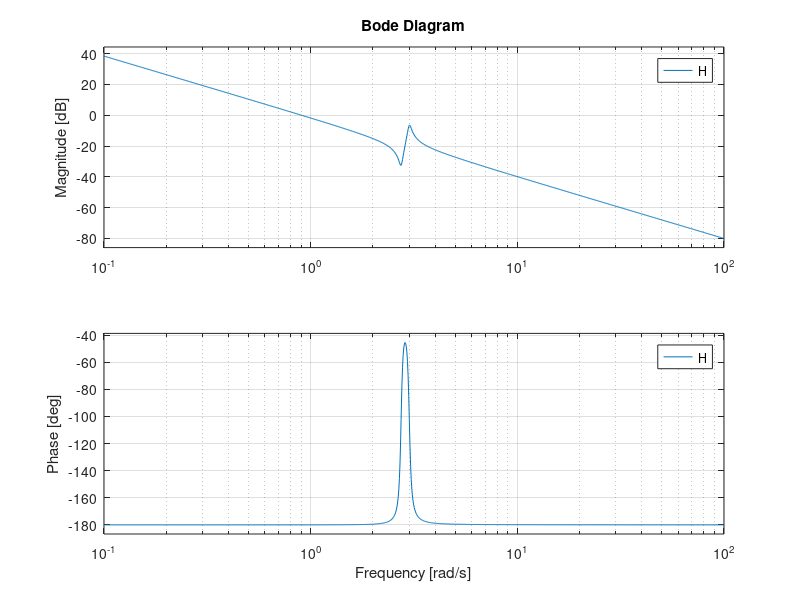
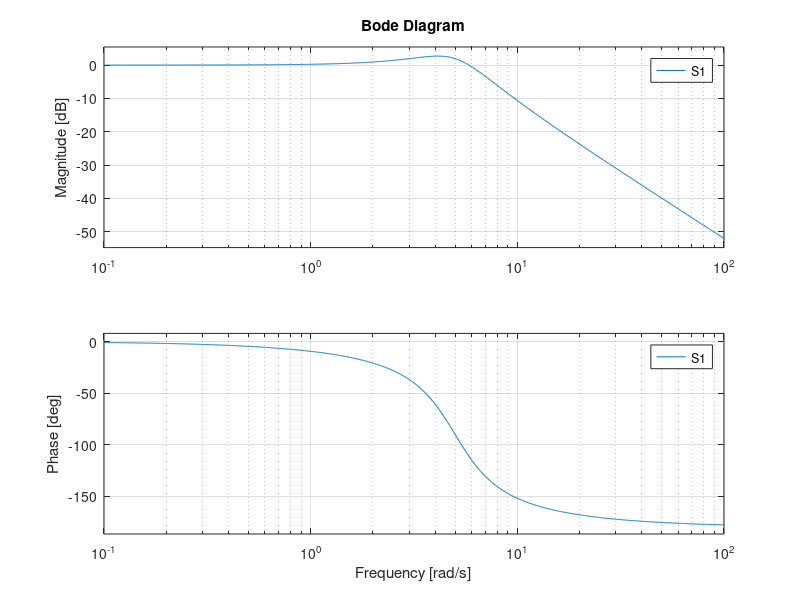
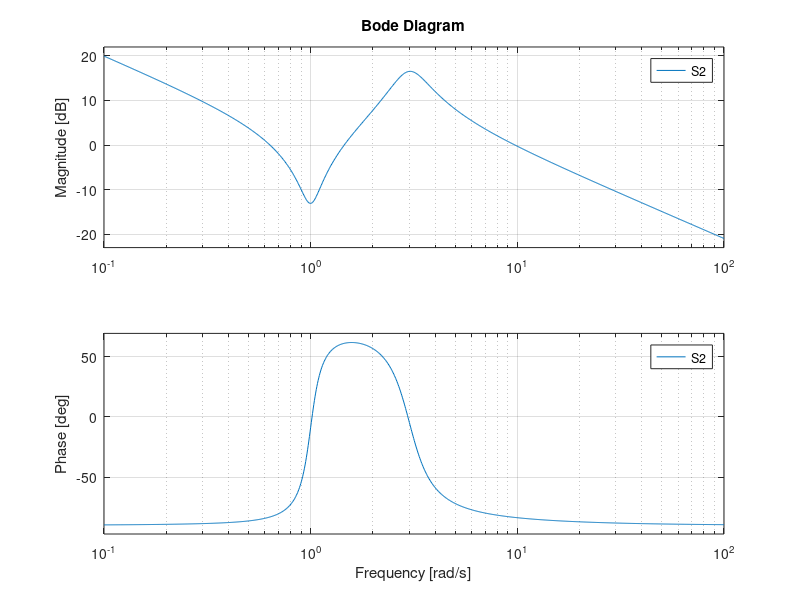

Reproduce these figures in MATLAB, in order. (Note: this script raises an error after producing the figures.)
clc; clear;
% ESET 462 - Lab 7
% Keith Fritz

% ~~~~~Section 1: Bode Diagram~~~~~
% Example
H = tf([1 0.1 7.5],[1 0.12 9 0 0]);
figure(1)
bode(H)
% System I)
S1 = tf([25],[1 4 25]);
figure(2)
bode(S1)
% System II)
S2 = tf([9 1.8 9],[1 1.2 9 0]);
figure(3)
bode(S2)
% System III)
A = [0 -1; -25 -4];
B = [1 1; 0 1];
C = [1 0; 0 1];
D = [0];
figure(4)
bode(A,B,C,D)


% ~~~~~Section 2: PID Control Loop with Dead Time~~~~~
s = tf('s');
% Example
P = exp(-2.6*s)*(s+3) / (s^2+0.3*s+1);
C = 0.06 * (1 + 1/s);
T = feedback(P*C,1)
figure(5)
step(T)
% System I)
P1 = exp(0*s)*(s+3) / (s^2+0.3*s+1);
C1 = 0.06 * (1 + 1/s);
T1 = feedback(P1*C1,1)
figure(6)
step(T1)
% System II)
P2 = exp(-5*s)*(s+3) / (s^2+0.3*s+1);
C2 = 0.06 * (1 + 1/s);
T2 = feedback(P2*C2,1)
figure(7)
step(T2)
% System III)
P3 = exp(-9*s)*(s+3) / (s^2+0.3*s+1);
C3 = 0.06 * (1 + 1/s);
T3 = feedback(P3*C3,1)
figure(8)
step(T3)
% System IV)
P4 = exp(-10*s)*(s+3) / (s^2+0.3*s+1);
C4 = 0.06 * (1 + 1/s);
T4 = feedback(P4*C4,1)
figure(9)
step(T4)